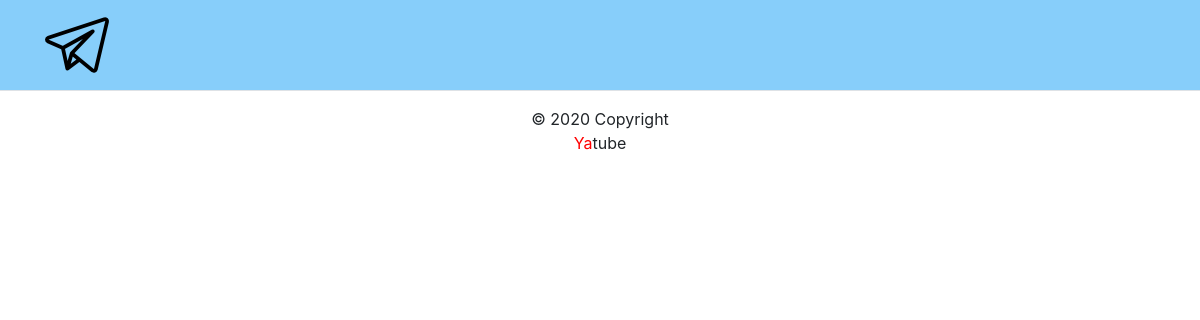
The page /groups/ on the database as committed earlier.
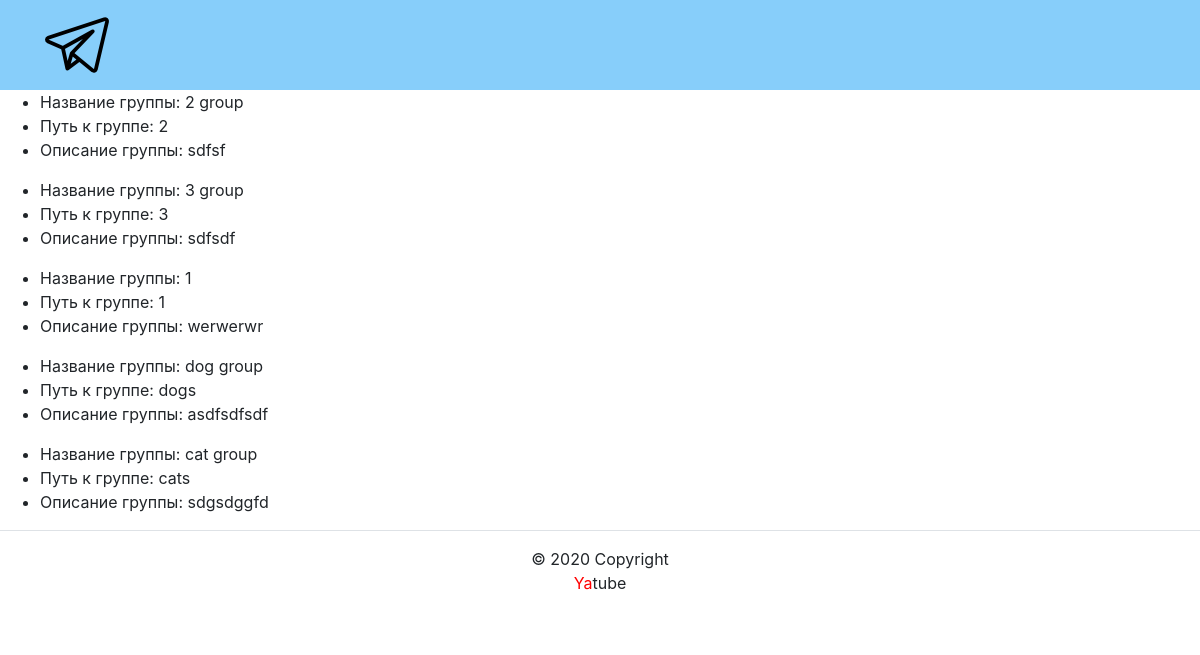
The same page on the database as committed later.
### posts/models.py (models this page shows, shortened)
class Group(models.Model):
    title = models.CharField(max_length=50)
    slug = models.TextField()
    description = models.TextField()

### posts/views.py (the view)
# urls.py: path('groups/', views.groups, name = 'groups'),
def groups(request):
    template = 'posts/group_list.html'
    group = Group.objects.order_by()[:10]
    context = {
        'groups': group,
    }
    return render(request, template, context)

### templates/posts/group_list.html
{% extends 'base.html' %}
{% block content %}
    {% for group in groups %}
    <ul>
        <li>
            Название группы: {{ group.title }}
        </li>
        <li>
            Путь к группе: {{ group.slug }}
        </li>
        <li>
            Описание группы: {{ group.description }}
        </li>
    </ul>
    {% endfor %}
{% endblock %}

### templates/base.html (shortened to what this page needs)
<!DOCTYPE html>
<html lang="ru">
  <head>
    {% load static %}
    <link rel="stylesheet" href="{% static 'css/bootstrap.min.css' %}">
  </head>
  <body>
    <header>
        {% include 'includes/header.html' %}
    </header>
    <main>
        {% block content %}{% endblock %}
    </main>
    <footer class="page-footer font-small blue border-top">
        {% include 'includes/footer.html' %}
    </footer>
  </body>
</html>

### templates/includes/header.html (shortened to what this page needs)
{% load static %}
<nav class="navbar navbar-light" style="background-color: lightskyblue">
    <div class="container">
    <a class="navbar-brand" href="{% url 'posts:main' %}">
        <img src="{% static 'img/logo.png' %}">
    </a>
    </div>
</nav>

### templates/includes/footer.html
<div class="footer-copyright text-center py-3">© 2020 Copyright
    <p><span style="color:red">Ya</span>tube</p>
</div>

Rows that differ between the two databases and show on the page:
added Group: title "2 group", slug "2", description "sdfsf"
added Group: title "3 group", slug "3", description "sdfsdf"
added Group: title "1", slug "1", description "werwerwr"
added Group: title "dog group", slug "dogs", description "asdfsdfsdf"
added Group: title "cat group", slug "cats", description "sdgsdggfd"
